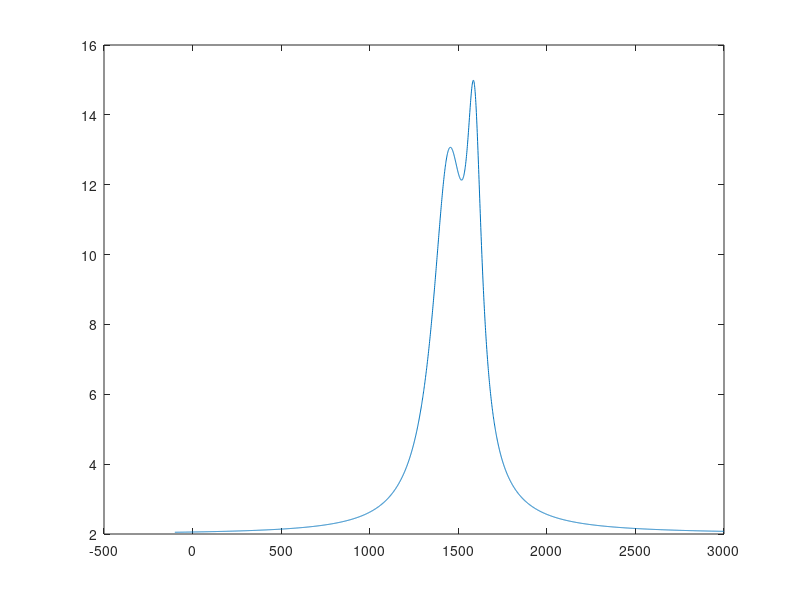

Write the MATLAB code that produced this figure.
a1 = 1457;
w1 = 102;
xc1 = 1590;
y0 = 2;
I0 = 10;
xcBWF = 1445;
gamma = 112;
q = 123.5;


x = -100:3000;
y = y0+(2*a1/pi)*(w1./(4*(x-xc1).^2+w1^2))+...
    I0*(1+(x-xcBWF)./(q*gamma)).^2./(1+((x-xcBWF)/gamma).^2);
plot(x,y);
